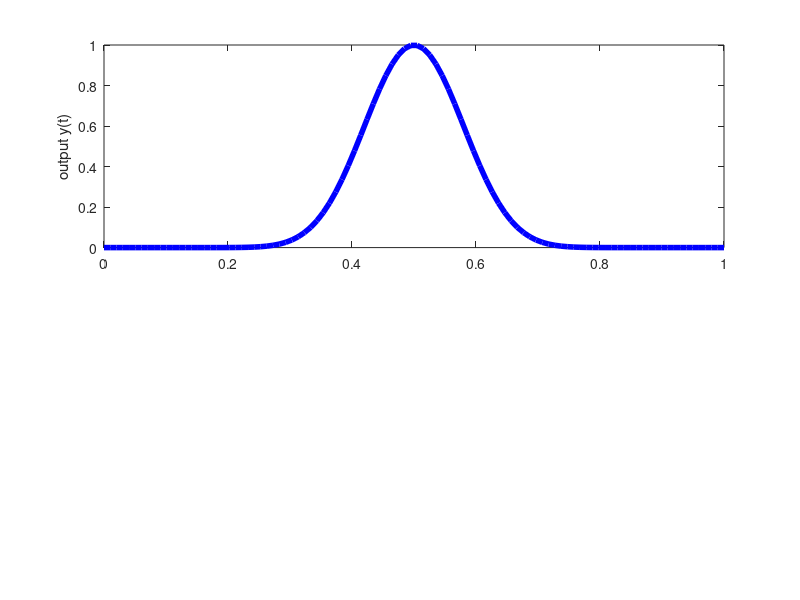

Source code (MATLAB): (Note: this script raises an error after producing the figure.)
addpath("..");

%% Double integrator controller by PD controller
% eigenvalues of closed loop dynamics: DO NOT set them equal, otherwise
% different math applies
lam1=-1;
lam2=-2;

%% Sampling
tau = 0.1;   % period of references
N = 10;      % number of intervals
t0 = 0;
x0 = [0; 0]; % initial sampled state

%% Trajectory to be followed
yTilde = @(t) t-t+1;  % step response
yTilde = @(t) (.5*(1-cos(2*pi*t))).^8;  % follow cos

close all;
figure;

%% Target trajectory
subplot(2,1,1);
timespan = linspace(t0,t0+N*tau,100);
plot(timespan,yTilde(timespan),'b','LineWidth',4);
hold on
ylabel('output y(t)');

%% Get optimal references and plot
[r_opt, Q_final, lin_final] = opt_refs_PDcontrol_DBLint(lam1,lam2,x0,t0,N,tau,yTilde, -10);
[output_x, output_y] = output_PDcontrol_DBLint(lam1,lam2,x0,t0,N,tau,r_opt);
subplot(2,1,1);
plot(output_x, output_y,'LineWidth',2,'Color',.2*[1 1 1]);
subplot(2,1,2);
hold on;
ylabel('reference r(t)');
tK = linspace(t0,t0+N*tau,N+1);
stairs(tK,[r_opt' r_opt(end)],'LineWidth',2,'Color',.2*[1 1 1]);   % refs

%% Get optimal references and plot
[r_opt, Q_final, lin_final] = opt_refs_PDcontrol_DBLint(lam1,lam2,x0,t0,N,tau,yTilde, 0);
[output_x, output_y] = output_PDcontrol_DBLint(lam1,lam2,x0,t0,N,tau,r_opt);
subplot(2,1,1);
plot(output_x, output_y,'LineWidth',2,'Color',.4*[1 1 1]);
subplot(2,1,2);
hold on;
tK = linspace(t0,t0+N*tau,N+1);
stairs(tK,[r_opt' r_opt(end)],'LineWidth',2,'Color',.4*[1 1 1]);   % refs

%% Get optimal references and plot
[r_opt, Q_final, lin_final] = opt_refs_PDcontrol_DBLint(lam1,lam2,x0,t0,N,tau,yTilde, 10);
[output_x, output_y] = output_PDcontrol_DBLint(lam1,lam2,x0,t0,N,tau,r_opt);
subplot(2,1,1);
plot(output_x, output_y,'LineWidth',2,'Color',.6*[1 1 1]);
subplot(2,1,2);
hold on;
tK = linspace(t0,t0+N*tau,N+1);
stairs(tK,[r_opt' r_opt(end)],'LineWidth',2,'Color',.6*[1 1 1]);   % refs


subplot(2,1,2);
legend('\beta =-10','\beta =0','\beta =10','Location','southeast')
%subplot(2,1,2);
%legend('\beta =-10','\beta =0','\beta =10','Location','southeast')
